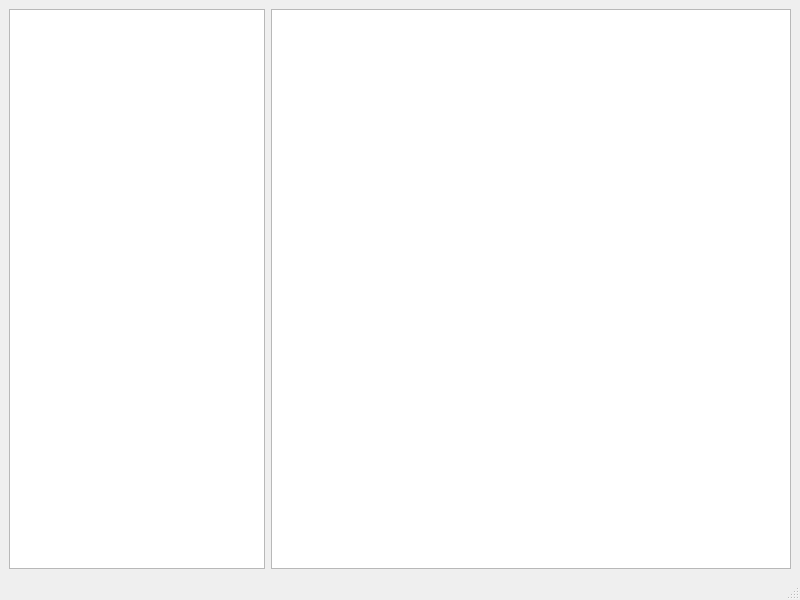
<?xml version="1.0" encoding="UTF-8"?>
<ui version="4.0">
 <class>MainWindow</class>
 <widget class="QMainWindow" name="MainWindow">
  <property name="geometry">
   <rect>
    <x>0</x>
    <y>0</y>
    <width>800</width>
    <height>600</height>
   </rect>
  </property>
  <property name="windowTitle">
   <string>MainWindow</string>
  </property>
  <widget class="QWidget" name="centralwidget">
   <layout class="QHBoxLayout" name="horizontalLayout">
    <item>
     <widget class="QListView" name="imagelist">
      <property name="sizePolicy">
       <sizepolicy hsizetype="Minimum" vsizetype="Expanding">
        <horstretch>0</horstretch>
        <verstretch>0</verstretch>
       </sizepolicy>
      </property>
      <property name="editTriggers">
       <set>QAbstractItemView::NoEditTriggers</set>
      </property>
     </widget>
    </item>
    <item>
     <widget class="QListView" name="imageview">
      <property name="contextMenuPolicy">
       <enum>Qt::CustomContextMenu</enum>
      </property>
      <property name="editTriggers">
       <set>QAbstractItemView::NoEditTriggers</set>
      </property>
      <property name="dragEnabled">
       <bool>true</bool>
      </property>
      <property name="dragDropMode">
       <enum>QAbstractItemView::DragOnly</enum>
      </property>
      <property name="movement">
       <enum>QListView::Static</enum>
      </property>
      <property name="viewMode">
       <enum>QListView::IconMode</enum>
      </property>
     </widget>
    </item>
   </layout>
  </widget>
  <widget class="QMenuBar" name="menubar">
   <property name="geometry">
    <rect>
     <x>0</x>
     <y>0</y>
     <width>800</width>
     <height>27</height>
    </rect>
   </property>
  </widget>
  <widget class="QStatusBar" name="statusbar"/>
 </widget>
 <resources/>
 <connections/>
</ui>
